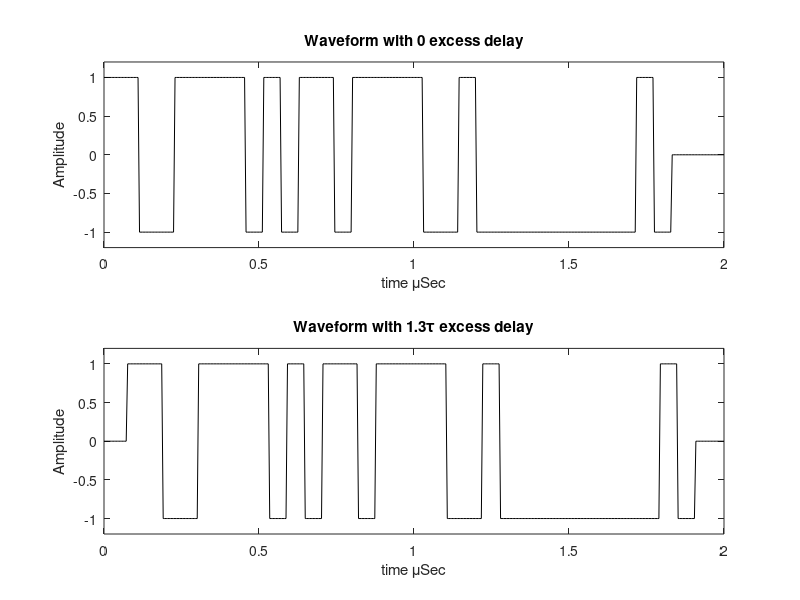

This figure's MATLAB source:
%%%%%%%%%%%%%%%%%%%%%%%%%%%%%%%%%%%%%%%%%%%%%%%%%%%%%%%%%%%%%
%%                                                         %%
%% ******************************************************  %%
%% * Smart Antennas for Wireless Applications w/ Matlab *  %%
%% ******************************************************  %%
%%                                                         %%
%% Chapter 6: Fig 6.36                                     %%
%%                                                         %%
%% Author: Frank Gross                                     %%
%% McGraw-Hill, 2005                                       %%
%% Date:  9/30/2004                                        %%
%%                                                         %%
%% This code creates Fig 6.36, a plot of a CDMA pn code    %%
%%     correlated with itself and time delayed.            %%
%%%%%%%%%%%%%%%%%%%%%%%%%%%%%%%%%%%%%%%%%%%%%%%%%%%%%%%%%%%%%      

%%------------------- Define Variables:--------------------%%
% Nchips - number of chips for pn sequence                  %
% nsamples - number of samples per chip                     %
% a - pn code                                               %
% CDMA - CDMA signal (sampled pn code)                      %
% R1 - correlated CDMA sequence with itself                 %
% R2 - correlated CDMA sequence with dissimilar sequence    %
%%---------------------------------------------------------%%

%%------------------ Given Values ------------------%%

Nchips = 32;    nsamples = 12;

%%---------------- Generate pn code -----------------%%

a = sign(randn(1,Nchips));

%%------- Sample codes nsamples times per chip ------%%

CDMA = [];

for i = 1:length(a),
	CDMA = [CDMA,a(i)*ones(1,nsamples)];
end

CDMA1 = [CDMA zeros(1,36)];
CDMA2 = [zeros(1,16) CDMA zeros(1,20)];

t = (0:length(CDMA1)-1)*2/(length(CDMA1)-1);

%%---- Correlate CDMA1 with itself and with CDMA2 ----%%

R1 = sum(CDMA1.*CDMA1);
R2 = sum(CDMA1.*CDMA2);

%%------------------ Plot Results -------------------%%

subplot(211)
plot (t,CDMA1,'k');

axis([0 2 -1.2 1.2])

title('\bfWaveform with 0 excess delay')
xlabel('time \muSec'), ylabel('Amplitude')

subplot(212)
plot(t,CDMA2,'k');

axis([0 2 -1.2 1.2])

title('\bfWaveform with 1.3\tau excess delay')
xlabel('time \muSec'), ylabel('Amplitude')
